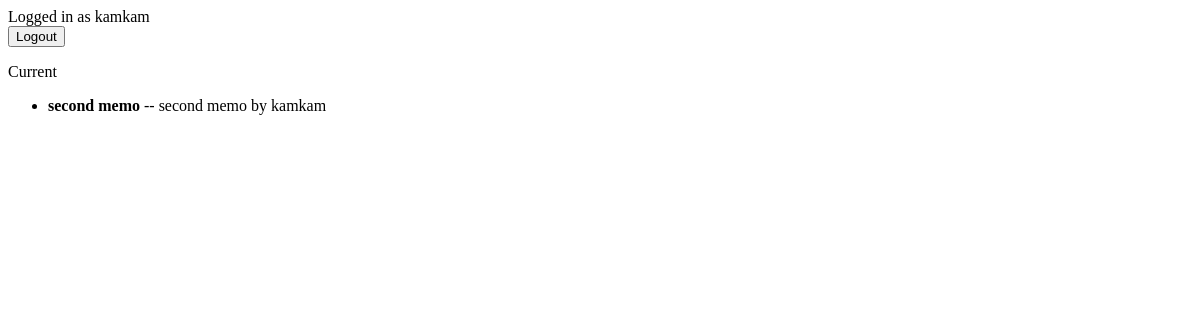
/current/ (signed in), run on an earlier commit of the app's database.
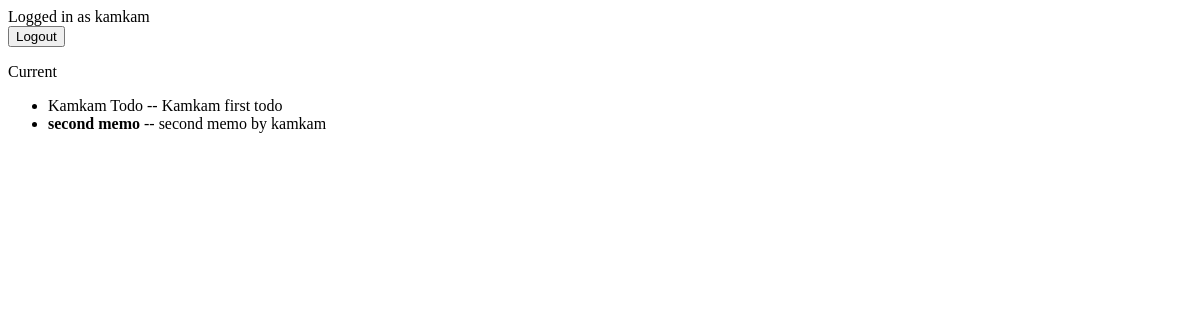
And on a later commit of the database.
### todo/models.py (models this page shows, shortened)
class Todo(models.Model):
	title = models.CharField(max_length = 100)
	memo = models.TextField(blank = True)
	created = models.DateTimeField(auto_now_add = True)
	datecompleted = models.DateTimeField(null = True, blank = True)
	important = models.BooleanField(default = False)
	user = models.ForeignKey(User,on_delete = models.CASCADE)

### todo/views.py (the view)
# urls.py: path('current/',views.currenttodos,name='currenttodos'),
def currenttodos(request):
	todos = Todo.objects.filter(user = request.user,datecompleted__isnull=True)
	return render(request,'todo/currenttodos.html',{'todos':todos})

### todo/templates/todo/currenttodos.html
{% extends 'todo/base.html' %}
{% block content %}
Current
<ul>
	{% for todo in todos %}
	<li>{% if todo.important %}
		<b>
		{% endif %}
	{{ todo.title }}
	{% if todo.important %}
	</b>
	{% endif %}
		{% if todo.memo %} -- {{ todo.memo }}
	{% endif %}
	</li>
	{% endfor %}
</ul>
{% endblock %}

### todo/templates/todo/base.html (shortened to what this page needs)
{% if user.is_authenticated %}
Logged in as {{ user.username }}
<form action="{% url 'logoutuser' %}" method="POST">
<button type="submit"> Logout </button>
</form>
{% else %}
<a href="{% url 'signupuser' %}">Sign Up</a>
<a href="{% url 'loginuser' %}">Login</a>
{% endif %}
{% block content %}{% endblock %}

What changed in the data, as far as the page shows it:
now on this page (row edited): Todo: title "Kamkam Todo", memo "Kamkam first todo"
